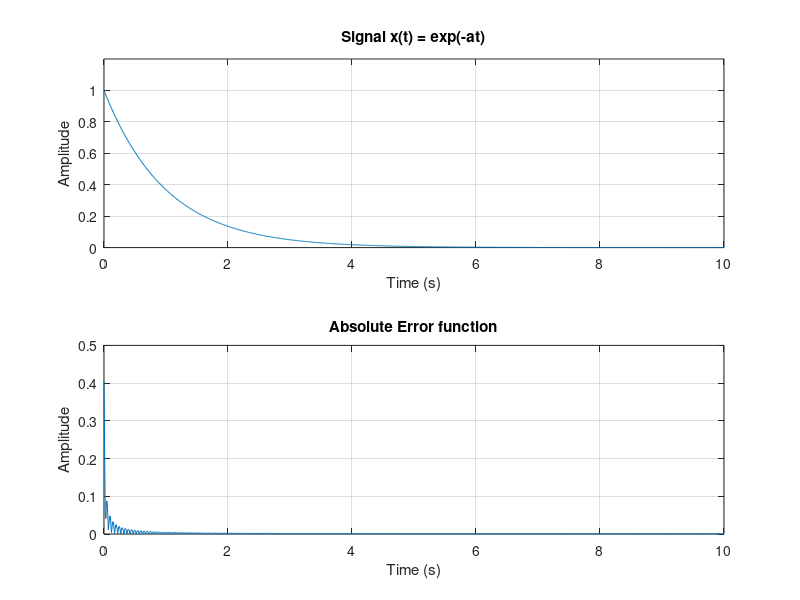

The MATLAB source for this figure:
Dt = 1/100;           % Βημα στο χρόνο
D = 10;               % Διάρκεια σήματος
t = 0:Dt:D;           % Άξονας χρόνου
Df = 0.01;            % Βήμα στη συχνότητα
f = -10:Df:10;        % Διάρκεια μετασχηματισμού
x = exp(-t);          % Σήμα x(t)
subplot(211); plot(t,x); grid;             % Γράφημα
xlabel('Time (s)'); ylabel('Amplitude');   % Ετικέτες
title('Signal x(t) = exp(-at)');           % Τίτλος
axis([0 t(end) 0 1.2]);                    % Μεγέθυνση
M = exp(-j*2*pi*f'*t);                     % Πίνακας ανάλυσης
X = Dt*x*M.';                              % Μετασχ. Fourier
Minv = exp(j*2*pi*f'*t);                   % Πίνακας σύνθεσης
xinv = Df*X*Minv;                          % Αντίστροφος Μετασχ. Fourier
subplot(212); plot(t, real(xinv));         % Γράφημα σήματος
xlabel('Time (s)'); ylabel('Amplitude');   % Ετικέτες
title('Inverse F.T. for x(t) = exp(-at)'); % Τίτλος
axis([0 t(end)/2 0 1.2]); grid;            % Μεγέθυνση
err = abs(x - real(xinv));                 % Συνάρτηση σφάλματος
plot(t, err);                              % Γράφημα
title('Absolute Error function'); grid;    % Τίτλος
xlabel('Time (s)'); ylabel('Amplitude');   % Ετικέτες
E = Dt*sum(err.^2);                        % Ενέργεια σφάλματος
